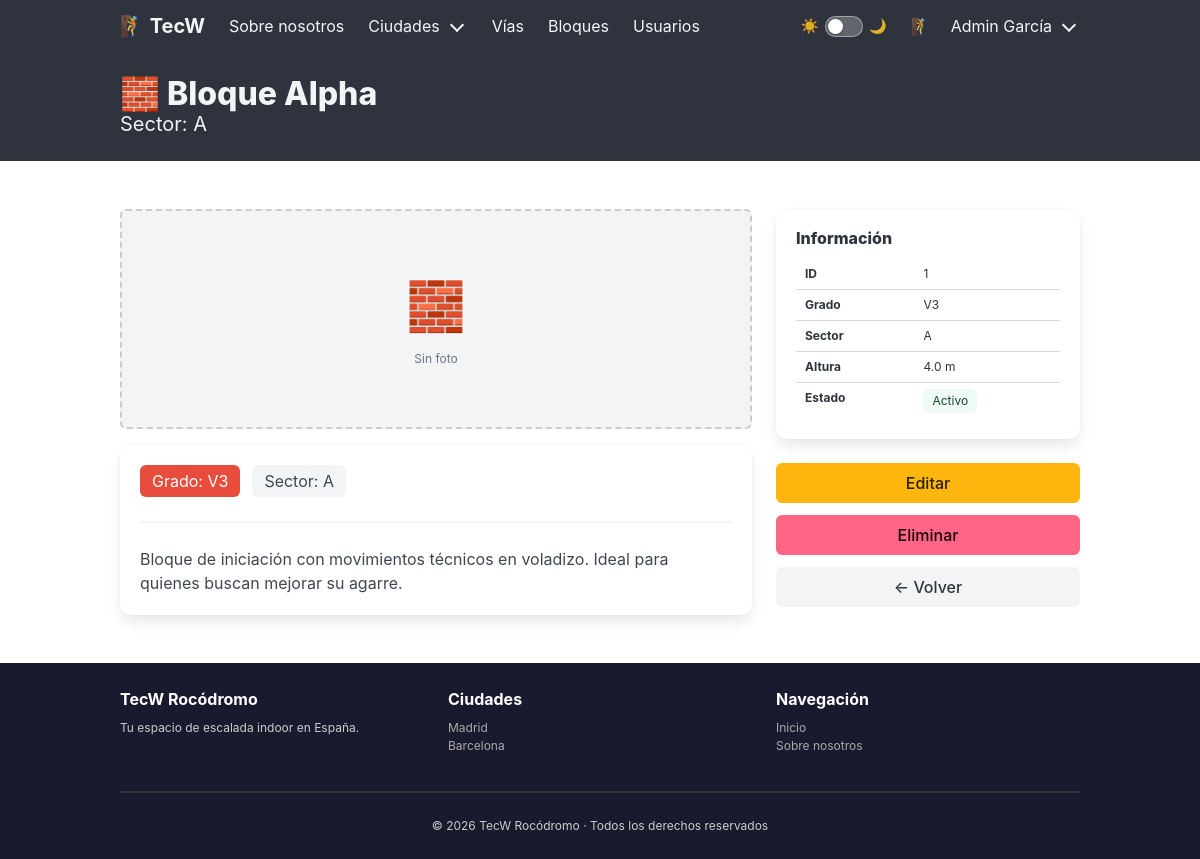
/blocks/1 (signed in), run on the app's committed database.
### tecw_02_flask/app/models/blocks.py (models this page shows, shortened)
class Block(db.Model):
    __tablename__ = "blocks"
    id          = db.Column(db.Integer, primary_key=True)
    name        = db.Column(db.String(100), nullable=False)
    grade       = db.Column(db.String(10), nullable=False)   # V-scale: V0, V3, etc.
    color       = db.Column(db.String(7), nullable=False)    # hex: #e74c3c
    sector      = db.Column(db.String(5), nullable=False)
    height      = db.Column(db.Float, nullable=False)        # metros
    city        = db.Column(db.String(50), nullable=False)   # madrid / barcelona
    active      = db.Column(db.Boolean, default=True)
    picture     = db.Column(db.String(200), nullable=True)
    description = db.Column(db.Text, nullable=True)

### tecw_02_flask/app/blueprints/blocks.py (the view)
@block_bp.route('/<int:block_id>')
@check_role
@load_block
def get_block_by_id(block):
    return render_template('blocks/block_detail.html', block=block)

### tecw_02_flask/app/access_control.py (called while the page is built)
def check_role(f):
    @wraps(f)
    def decorated_function(*args, **kwargs):
        if "user" not in session:
            abort(401)
        endpoint = request.endpoint
        role = session["user"]["role"]
        if endpoint not in permissions.get(role, []):
            abort(403)
        return f(*args, **kwargs)
    return decorated_function

### tecw_02_flask/app/app.py (called while the page is built)
@app.before_request
def before_request():
    log = f"Request: {request.method} {request.path}"
    logging.debug(log)

### tecw_02_flask/app/blueprints/blocks.py (called while the page is built)
@block_bp.after_request
def add_total_blocks_header(response):
    response.headers['X-Total-Blocks'] = Block.query.count()
    return response

def load_block(f):
    @wraps(f)
    def decorated_function(*args, **kwargs):
        block_id = kwargs.pop('block_id', None)
        if block_id is not None:
            block = Block.query.get(block_id)
            if block is None:
                abort(404)
            kwargs['block'] = block
        return f(*args, **kwargs)
    return decorated_function

### tecw_02_flask/app/templates/blocks/block_detail.html (shortened to what this page needs)
{% extends 'common/layouts/main_layout.html' %}
{% block content %}
<section class="hero is-dark is-small">
    <div class="hero-body">
        <div class="container">
            <p class="title">🧱 {{ block.name }}</p>
            <p class="subtitle">Sector: {{ block.sector }}</p>
        </div>
    </div>
</section>
<section class="section">
    <div class="container">
        <div class="columns">
            <div class="column is-8">
                {% if block.picture %}
                <figure class="image mb-4" style="max-height: 320px; overflow: hidden; border-radius: 6px;">
                    <img src="/images/{{ block.picture }}" alt="{{ block.name }}"
                         style="width: 100%; height: 320px; object-fit: cover;">
                </figure>
                {% else %}
                <div class="mb-4 is-flex is-align-items-center is-justify-content-center has-background-light"
                     style="height: 220px; border-radius: 6px; border: 2px dashed #ccc;">
                    <div class="has-text-centered has-text-grey">
                        <p style="font-size: 3rem;">🧱</p>
                        <p class="is-size-7 mt-2">Sin foto</p>
                    </div>
                </div>
                {% endif %}
                <div class="box">
                    <div class="level mb-4">
                        <div class="level-left">
                            <div class="level-item">
                                <span class="tag is-medium" style="background-color: {{ block.color }}; color: white;">
                                    Grado: {{ block.grade }}
                                </span>
                            </div>
                            <div class="level-item">
                                <span class="tag is-medium is-light">Sector: {{ block.sector }}</span>
                            </div>
                        </div>
                    </div>
                    <hr>
                    <p class="content">{{ block.description }}</p>
                </div>
            </div>
            <div class="column is-4">
                <div class="box">
                    <p class="title is-6 mb-3">Información</p>
                    <table class="table is-fullwidth is-size-7">
                        <tbody>
                            <tr><th>ID</th><td>{{ block.id }}</td></tr>
                            <tr><th>Grado</th><td>{{ block.grade }}</td></tr>
                            <tr><th>Sector</th><td>{{ block.sector }}</td></tr>
                            <tr><th>Altura</th><td>{{ block.height }} m</td></tr>
                            <tr><th>Estado</th>
                                <td>
                                    {% if block.active %}
                                    <span class="tag is-success is-light">Activo</span>
                                    {% else %}
                                    <span class="tag is-danger is-light">Inactivo</span>
                                    {% endif %}
                                </td>
                            </tr>
                        </tbody>
                    </table>
                </div>
                <div class="buttons">
                    {% if session.get('user', {}).get('role') == 'admin' %}
                    <a class="button is-warning is-fullwidth" href="/blocks/{{ block.id }}/edit">Editar</a>
                    <button class="button is-danger is-fullwidth" onclick="document.getElementById('modal-delete').classList.add('is-active')">Eliminar</button>
                    {% endif %}
                    <a class="button is-light is-fullwidth" href="/blocks">← Volver</a>
                </div>
            </div>
        </div>
    </div>
</section>
{% endblock %}

### tecw_02_flask/app/public/stylesheets/main.css (style rules this page uses)
:root { --bg: #ffffff; --bg-alt: #f5f5f5; --bg-card: #ffffff; --bg-card-head: #fafafa; --text: #363636; --text-muted: #6b6b6b; --border: #dbdbdb; --hr: #dbdbdb; --notif-plain-bg: #f0f0f0; --notif-plain-text: #363636; --notif-info-bg: #ebf5fb; --notif-info-text: #1b4f72; --notif-ok-bg: #eafaf1; --notif-ok-text: #145a32; --table-stripe: #fafafa; --footer-bg: #1a1a2e; --footer-text: #cccccc; --footer-link: #aaaaaa; --switch-track: rgba(255, 255, 255, 0.25); --switch-border: rgba(255, 255, 255, 0.4); }
html { scroll-behavior: smooth; }
body { background-color: var(--bg); color: var(--text); transition: background-color 0.2s, color 0.2s; }

### data on the page
Block: name "Bloque Alpha", sector "A", grade "V3", description "Bloque de iniciación con movimientos técnicos en voladizo. Ideal para quienes buscan mejorar su agarre.", id "1", height "4.0"

### other printed values
{{ session['user'].get('avatar', '🧗') }} "🧗"
{{ session['user'].get('name', '') }} "Admin García"
